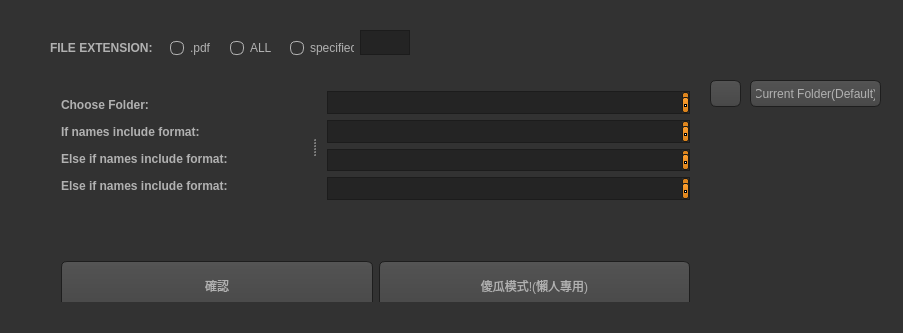
<?xml version="1.0" encoding="UTF-8"?>
<ui version="4.0">
 <class>dd_workClass</class>
 <widget class="QWidget" name="dd_workClass">
  <property name="geometry">
   <rect>
    <x>0</x>
    <y>0</y>
    <width>903</width>
    <height>333</height>
   </rect>
  </property>
  <property name="windowTitle">
   <string>dd_work</string>
  </property>
  <property name="styleSheet">
   <string notr="true">QToolTip
{
     border: 1px solid black;
     background-color: #ffa02f;
     padding: 1px;
     border-radius: 3px;
     opacity: 100;
}

QWidget
{
    color: #b1b1b1;
    background-color: #323232;
}

QWidget:item:hover
{
    background-color: QLinearGradient( x1: 0, y1: 0, x2: 0, y2: 1, stop: 0 #ffa02f, stop: 1 #ca0619);
    color: #000000;
}

QWidget:item:selected
{
    background-color: QLinearGradient( x1: 0, y1: 0, x2: 0, y2: 1, stop: 0 #ffa02f, stop: 1 #d7801a);
}

QMenuBar::item
{
    background: transparent;
}

QMenuBar::item:selected
{
    background: transparent;
    border: 1px solid #ffaa00;
}

QMenuBar::item:pressed
{
    background: #444;
    border: 1px solid #000;
    background-color: QLinearGradient(
        x1:0, y1:0,
        x2:0, y2:1,
        stop:1 #212121,
        stop:0.4 #343434/*,
        stop:0.2 #343434,
        stop:0.1 #ffaa00*/
    );
    margin-bottom:-1px;
    padding-bottom:1px;
}

QMenu
{
    border: 1px solid #000;
}

QMenu::item
{
    padding: 2px 20px 2px 20px;
}

QMenu::item:selected
{
    color: #000000;
}

QWidget:disabled
{
    color: #404040;
    background-color: #323232;
}

QAbstractItemView
{
    background-color: QLinearGradient( x1: 0, y1: 0, x2: 0, y2: 1, stop: 0 #4d4d4d, stop: 0.1 #646464, stop: 1 #5d5d5d);
}

QWidget:focus
{
    /*border: 2px solid QLinearGradient( x1: 0, y1: 0, x2: 0, y2: 1, stop: 0 #ffa02f, stop: 1 #d7801a);*/
}

QLineEdit
{
    background-color: QLinearGradient( x1: 0, y1: 0, x2: 0, y2: 1, stop: 0 #4d4d4d, stop: 0 #646464, stop: 1 #5d5d5d);
    padding: 1px;
    border-style: solid;
    border: 1px solid #1e1e1e;
    border-radius: 5;
}

QPushButton
{
    color: #b1b1b1;
    background-color: QLinearGradient( x1: 0, y1: 0, x2: 0, y2: 1, stop: 0 #565656, stop: 0.1 #525252, stop: 0.5 #4e4e4e, stop: 0.9 #4a4a4a, stop: 1 #464646);
    border-width: 1px;
    border-color: #1e1e1e;
    border-style: solid;
    border-radius: 6;
    padding: 3px;
    font-size: 12px;
    padding-left: 5px;
    padding-right: 5px;
}

QPushButton:pressed
{
    background-color: QLinearGradient( x1: 0, y1: 0, x2: 0, y2: 1, stop: 0 #2d2d2d, stop: 0.1 #2b2b2b, stop: 0.5 #292929, stop: 0.9 #282828, stop: 1 #252525);
}

QComboBox
{
    selection-background-color: #ffaa00;
    background-color: QLinearGradient( x1: 0, y1: 0, x2: 0, y2: 1, stop: 0 #565656, stop: 0.1 #525252, stop: 0.5 #4e4e4e, stop: 0.9 #4a4a4a, stop: 1 #464646);
    border-style: solid;
    border: 1px solid #1e1e1e;
    border-radius: 5;
}

QComboBox:hover,QPushButton:hover
{
    border: 2px solid QLinearGradient( x1: 0, y1: 0, x2: 0, y2: 1, stop: 0 #ffa02f, stop: 1 #d7801a);
}


QComboBox:on
{
    padding-top: 3px;
    padding-left: 4px;
    background-color: QLinearGradient( x1: 0, y1: 0, x2: 0, y2: 1, stop: 0 #2d2d2d, stop: 0.1 #2b2b2b, stop: 0.5 #292929, stop: 0.9 #282828, stop: 1 #252525);
    selection-background-color: #ffaa00;
}

QComboBox QAbstractItemView
{
    border: 2px solid darkgray;
    selection-background-color: QLinearGradient( x1: 0, y1: 0, x2: 0, y2: 1, stop: 0 #ffa02f, stop: 1 #d7801a);
}

QComboBox::drop-down
{
     subcontrol-origin: padding;
     subcontrol-position: top right;
     width: 15px;

     border-left-width: 0px;
     border-left-color: darkgray;
     border-left-style: solid; /* just a single line */
     border-top-right-radius: 3px; /* same radius as the QComboBox */
     border-bottom-right-radius: 3px;
 }

QComboBox::down-arrow
{
     image: url(:/down_arrow.png);
}

QGroupBox:focus
{
border: 2px solid QLinearGradient( x1: 0, y1: 0, x2: 0, y2: 1, stop: 0 #ffa02f, stop: 1 #d7801a);
}

QTextEdit:focus
{
    border: 2px solid QLinearGradient( x1: 0, y1: 0, x2: 0, y2: 1, stop: 0 #ffa02f, stop: 1 #d7801a);
}

QScrollBar:horizontal {
     border: 1px solid #222222;
     background: QLinearGradient( x1: 0, y1: 0, x2: 0, y2: 1, stop: 0.0 #121212, stop: 0.2 #282828, stop: 1 #484848);
     height: 7px;
     margin: 0px 16px 0 16px;
}

QScrollBar::handle:horizontal
{
      background: QLinearGradient( x1: 0, y1: 0, x2: 1, y2: 0, stop: 0 #ffa02f, stop: 0.5 #d7801a, stop: 1 #ffa02f);
      min-height: 20px;
      border-radius: 2px;
}

QScrollBar::add-line:horizontal {
      border: 1px solid #1b1b19;
      border-radius: 2px;
      background: QLinearGradient( x1: 0, y1: 0, x2: 1, y2: 0, stop: 0 #ffa02f, stop: 1 #d7801a);
      width: 14px;
      subcontrol-position: right;
      subcontrol-origin: margin;
}

QScrollBar::sub-line:horizontal {
      border: 1px solid #1b1b19;
      border-radius: 2px;
      background: QLinearGradient( x1: 0, y1: 0, x2: 1, y2: 0, stop: 0 #ffa02f, stop: 1 #d7801a);
      width: 14px;
     subcontrol-position: left;
     subcontrol-origin: margin;
}

QScrollBar::right-arrow:horizontal, QScrollBar::left-arrow:horizontal
{
      border: 1px solid black;
      width: 1px;
      height: 1px;
      background: white;
}

QScrollBar::add-page:horizontal, QScrollBar::sub-page:horizontal
{
      background: none;
}

QScrollBar:vertical
{
      background: QLinearGradient( x1: 0, y1: 0, x2: 1, y2: 0, stop: 0.0 #121212, stop: 0.2 #282828, stop: 1 #484848);
      width: 7px;
      margin: 16px 0 16px 0;
      border: 1px solid #222222;
}

QScrollBar::handle:vertical
{
      background: QLinearGradient( x1: 0, y1: 0, x2: 0, y2: 1, stop: 0 #ffa02f, stop: 0.5 #d7801a, stop: 1 #ffa02f);
      min-height: 20px;
      border-radius: 2px;
}

QScrollBar::add-line:vertical
{
      border: 1px solid #1b1b19;
      border-radius: 2px;
      background: QLinearGradient( x1: 0, y1: 0, x2: 0, y2: 1, stop: 0 #ffa02f, stop: 1 #d7801a);
      height: 14px;
      subcontrol-position: bottom;
      subcontrol-origin: margin;
}

QScrollBar::sub-line:vertical
{
      border: 1px solid #1b1b19;
      border-radius: 2px;
      background: QLinearGradient( x1: 0, y1: 0, x2: 0, y2: 1, stop: 0 #d7801a, stop: 1 #ffa02f);
      height: 14px;
      subcontrol-position: top;
      subcontrol-origin: margin;
}

QScrollBar::up-arrow:vertical, QScrollBar::down-arrow:vertical
{
      border: 1px solid black;
      width: 1px;
      height: 1px;
      background: white;
}


QScrollBar::add-page:vertical, QScrollBar::sub-page:vertical
{
      background: none;
}

QTextEdit
{
    background-color: #242424;
}

QPlainTextEdit
{
    background-color: #242424;
}

QHeaderView::section
{
    background-color: QLinearGradient(x1:0, y1:0, x2:0, y2:1, stop:0 #616161, stop: 0.5 #505050, stop: 0.6 #434343, stop:1 #656565);
    color: white;
    padding-left: 4px;
    border: 1px solid #6c6c6c;
}

QCheckBox:disabled
{
color: #414141;
}

QDockWidget::title
{
    text-align: center;
    spacing: 3px; /* spacing between items in the tool bar */
    background-color: QLinearGradient(x1:0, y1:0, x2:0, y2:1, stop:0 #323232, stop: 0.5 #242424, stop:1 #323232);
}

QDockWidget::close-button, QDockWidget::float-button
{
    text-align: center;
    spacing: 1px; /* spacing between items in the tool bar */
    background-color: QLinearGradient(x1:0, y1:0, x2:0, y2:1, stop:0 #323232, stop: 0.5 #242424, stop:1 #323232);
}

QDockWidget::close-button:hover, QDockWidget::float-button:hover
{
    background: #242424;
}

QDockWidget::close-button:pressed, QDockWidget::float-button:pressed
{
    padding: 1px -1px -1px 1px;
}

QMainWindow::separator
{
    background-color: QLinearGradient(x1:0, y1:0, x2:0, y2:1, stop:0 #161616, stop: 0.5 #151515, stop: 0.6 #212121, stop:1 #343434);
    color: white;
    padding-left: 4px;
    border: 1px solid #4c4c4c;
    spacing: 3px; /* spacing between items in the tool bar */
}

QMainWindow::separator:hover
{

    background-color: QLinearGradient(x1:0, y1:0, x2:0, y2:1, stop:0 #d7801a, stop:0.5 #b56c17 stop:1 #ffa02f);
    color: white;
    padding-left: 4px;
    border: 1px solid #6c6c6c;
    spacing: 3px; /* spacing between items in the tool bar */
}

QToolBar::handle
{
     spacing: 3px; /* spacing between items in the tool bar */
     background: url(:/images/handle.png);
}

QMenu::separator
{
    height: 2px;
    background-color: QLinearGradient(x1:0, y1:0, x2:0, y2:1, stop:0 #161616, stop: 0.5 #151515, stop: 0.6 #212121, stop:1 #343434);
    color: white;
    padding-left: 4px;
    margin-left: 10px;
    margin-right: 5px;
}

QProgressBar
{
    border: 2px solid grey;
    border-radius: 5px;
    text-align: center;
}

QProgressBar::chunk
{
    background-color: #d7801a;
    width: 2.15px;
    margin: 0.5px;
}

QTabBar::tab {
    color: #b1b1b1;
    border: 1px solid #444;
    border-bottom-style: none;
    background-color: #323232;
    padding-left: 10px;
    padding-right: 10px;
    padding-top: 3px;
    padding-bottom: 2px;
    margin-right: -1px;
}

QTabWidget::pane {
    border: 1px solid #444;
    top: 1px;
}

QTabBar::tab:last
{
    margin-right: 0; /* the last selected tab has nothing to overlap with on the right */
    border-top-right-radius: 3px;
}

QTabBar::tab:first:!selected
{
 margin-left: 0px; /* the last selected tab has nothing to overlap with on the right */


    border-top-left-radius: 3px;
}

QTabBar::tab:!selected
{
    color: #b1b1b1;
    border-bottom-style: solid;
    margin-top: 3px;
    background-color: QLinearGradient(x1:0, y1:0, x2:0, y2:1, stop:1 #212121, stop:.4 #343434);
}

QTabBar::tab:selected
{
    border-top-left-radius: 3px;
    border-top-right-radius: 3px;
    margin-bottom: 0px;
}

QTabBar::tab:!selected:hover
{
    /*border-top: 2px solid #ffaa00;
    padding-bottom: 3px;*/
    border-top-left-radius: 3px;
    border-top-right-radius: 3px;
    background-color: QLinearGradient(x1:0, y1:0, x2:0, y2:1, stop:1 #212121, stop:0.4 #343434, stop:0.2 #343434, stop:0.1 #ffaa00);
}

QRadioButton::indicator:checked, QRadioButton::indicator:unchecked{
    color: #b1b1b1;
    background-color: #323232;
    border: 1px solid #b1b1b1;
    border-radius: 6px;
}

QRadioButton::indicator:checked
{
    background-color: qradialgradient(
        cx: 0.5, cy: 0.5,
        fx: 0.5, fy: 0.5,
        radius: 1.0,
        stop: 0.25 #ffaa00,
        stop: 0.3 #323232
    );
}

QCheckBox::indicator{
    color: #b1b1b1;
    background-color: #323232;
    border: 1px solid #b1b1b1;
    width: 9px;
    height: 9px;
}

QRadioButton::indicator
{
    border-radius: 6px;
}

QRadioButton::indicator:hover, QCheckBox::indicator:hover
{
    border: 1px solid #ffaa00;
}

QCheckBox::indicator:checked
{
    image:url(:/images/checkbox.png);
}

QCheckBox::indicator:disabled, QRadioButton::indicator:disabled
{
    border: 1px solid #444;
}
</string>
  </property>
  <widget class="QPushButton" name="browse_folder">
   <property name="geometry">
    <rect>
     <x>710</x>
     <y>80</y>
     <width>31</width>
     <height>27</height>
    </rect>
   </property>
   <property name="minimumSize">
    <size>
     <width>0</width>
     <height>27</height>
    </size>
   </property>
   <property name="maximumSize">
    <size>
     <width>16777215</width>
     <height>26</height>
    </size>
   </property>
   <property name="text">
    <string/>
   </property>
   <property name="icon">
    <iconset resource="dd_work.qrc">
     <normaloff>:/dd_work/Resources/folder_icon.png</normaloff>:/dd_work/Resources/folder_icon.png</iconset>
   </property>
  </widget>
  <widget class="QPushButton" name="current_folder">
   <property name="geometry">
    <rect>
     <x>750</x>
     <y>80</y>
     <width>131</width>
     <height>27</height>
    </rect>
   </property>
   <property name="sizePolicy">
    <sizepolicy hsizetype="Expanding" vsizetype="Fixed">
     <horstretch>0</horstretch>
     <verstretch>0</verstretch>
    </sizepolicy>
   </property>
   <property name="text">
    <string>Current Folder(Default)</string>
   </property>
  </widget>
  <widget class="QLabel" name="label_5">
   <property name="geometry">
    <rect>
     <x>50</x>
     <y>40</y>
     <width>108</width>
     <height>16</height>
    </rect>
   </property>
   <property name="text">
    <string>&lt;html&gt;&lt;head/&gt;&lt;body&gt;&lt;p&gt;&lt;span style=&quot; font-weight:600;&quot;&gt;FILE EXTENSION:&lt;/span&gt;&lt;/p&gt;&lt;/body&gt;&lt;/html&gt;</string>
   </property>
  </widget>
  <widget class="QTextEdit" name="extension">
   <property name="geometry">
    <rect>
     <x>360</x>
     <y>30</y>
     <width>50</width>
     <height>25</height>
    </rect>
   </property>
   <property name="minimumSize">
    <size>
     <width>0</width>
     <height>25</height>
    </size>
   </property>
   <property name="maximumSize">
    <size>
     <width>50</width>
     <height>26</height>
    </size>
   </property>
  </widget>
  <widget class="QRadioButton" name="radioButton">
   <property name="geometry">
    <rect>
     <x>170</x>
     <y>40</y>
     <width>42</width>
     <height>16</height>
    </rect>
   </property>
   <property name="text">
    <string>.pdf</string>
   </property>
  </widget>
  <widget class="QRadioButton" name="radioButton_2">
   <property name="geometry">
    <rect>
     <x>230</x>
     <y>40</y>
     <width>45</width>
     <height>16</height>
    </rect>
   </property>
   <property name="text">
    <string>ALL</string>
   </property>
  </widget>
  <widget class="QRadioButton" name="radioButton_3">
   <property name="geometry">
    <rect>
     <x>290</x>
     <y>40</y>
     <width>64</width>
     <height>16</height>
    </rect>
   </property>
   <property name="text">
    <string>specified</string>
   </property>
  </widget>
  <widget class="QSplitter" name="splitter">
   <property name="geometry">
    <rect>
     <x>50</x>
     <y>80</y>
     <width>651</width>
     <height>131</height>
    </rect>
   </property>
   <property name="sizePolicy">
    <sizepolicy hsizetype="Preferred" vsizetype="Minimum">
     <horstretch>0</horstretch>
     <verstretch>0</verstretch>
    </sizepolicy>
   </property>
   <property name="orientation">
    <enum>Qt::Horizontal</enum>
   </property>
   <widget class="QWidget" name="">
    <property name="sizePolicy">
     <sizepolicy hsizetype="Minimum" vsizetype="Preferred">
      <horstretch>0</horstretch>
      <verstretch>0</verstretch>
     </sizepolicy>
    </property>
    <layout class="QVBoxLayout" name="verticalLayout">
     <item>
      <widget class="QLabel" name="label">
       <property name="sizePolicy">
        <sizepolicy hsizetype="Preferred" vsizetype="Fixed">
         <horstretch>0</horstretch>
         <verstretch>0</verstretch>
        </sizepolicy>
       </property>
       <property name="text">
        <string>&lt;html&gt;&lt;head/&gt;&lt;body&gt;&lt;p&gt;&lt;span style=&quot; font-weight:600;&quot;&gt;Choose Folder:&lt;/span&gt;&lt;/p&gt;&lt;/body&gt;&lt;/html&gt;</string>
       </property>
      </widget>
     </item>
     <item>
      <widget class="QLabel" name="label_2">
       <property name="sizePolicy">
        <sizepolicy hsizetype="Preferred" vsizetype="Fixed">
         <horstretch>0</horstretch>
         <verstretch>0</verstretch>
        </sizepolicy>
       </property>
       <property name="text">
        <string>&lt;html&gt;&lt;head/&gt;&lt;body&gt;&lt;p&gt;&lt;span style=&quot; font-weight:600;&quot;&gt;If names include format:&lt;/span&gt;&lt;/p&gt;&lt;/body&gt;&lt;/html&gt;</string>
       </property>
      </widget>
     </item>
     <item>
      <widget class="QLabel" name="label_3">
       <property name="sizePolicy">
        <sizepolicy hsizetype="Preferred" vsizetype="Fixed">
         <horstretch>0</horstretch>
         <verstretch>0</verstretch>
        </sizepolicy>
       </property>
       <property name="text">
        <string>&lt;html&gt;&lt;head/&gt;&lt;body&gt;&lt;p&gt;&lt;span style=&quot; font-weight:600;&quot;&gt;Else if names include format:&lt;/span&gt;&lt;/p&gt;&lt;/body&gt;&lt;/html&gt;</string>
       </property>
      </widget>
     </item>
     <item>
      <widget class="QLabel" name="label_4">
       <property name="sizePolicy">
        <sizepolicy hsizetype="Preferred" vsizetype="Fixed">
         <horstretch>0</horstretch>
         <verstretch>0</verstretch>
        </sizepolicy>
       </property>
       <property name="text">
        <string>&lt;html&gt;&lt;head/&gt;&lt;body&gt;&lt;p&gt;&lt;span style=&quot; font-weight:600;&quot;&gt;Else if names include format:&lt;/span&gt;&lt;/p&gt;&lt;/body&gt;&lt;/html&gt;</string>
       </property>
      </widget>
     </item>
    </layout>
   </widget>
   <widget class="QWidget" name="">
    <layout class="QFormLayout" name="formLayout">
     <item row="0" column="0" colspan="2">
      <widget class="QTextEdit" name="selected_folder">
       <property name="sizePolicy">
        <sizepolicy hsizetype="Preferred" vsizetype="Fixed">
         <horstretch>0</horstretch>
         <verstretch>0</verstretch>
        </sizepolicy>
       </property>
      </widget>
     </item>
     <item row="1" column="0" colspan="2">
      <widget class="QTextEdit" name="first_input">
       <property name="sizePolicy">
        <sizepolicy hsizetype="Preferred" vsizetype="Fixed">
         <horstretch>0</horstretch>
         <verstretch>0</verstretch>
        </sizepolicy>
       </property>
      </widget>
     </item>
     <item row="2" column="0" colspan="2">
      <widget class="QTextEdit" name="sec_input">
       <property name="sizePolicy">
        <sizepolicy hsizetype="Preferred" vsizetype="Fixed">
         <horstretch>0</horstretch>
         <verstretch>0</verstretch>
        </sizepolicy>
       </property>
      </widget>
     </item>
     <item row="3" column="0" colspan="2">
      <widget class="QTextEdit" name="third_input">
       <property name="sizePolicy">
        <sizepolicy hsizetype="Preferred" vsizetype="Fixed">
         <horstretch>0</horstretch>
         <verstretch>0</verstretch>
        </sizepolicy>
       </property>
      </widget>
     </item>
    </layout>
   </widget>
  </widget>
  <widget class="QWidget" name="">
   <property name="geometry">
    <rect>
     <x>50</x>
     <y>250</y>
     <width>651</width>
     <height>52</height>
    </rect>
   </property>
   <layout class="QHBoxLayout" name="horizontalLayout">
    <item>
     <widget class="QPushButton" name="pushButton">
      <property name="minimumSize">
       <size>
        <width>0</width>
        <height>50</height>
       </size>
      </property>
      <property name="text">
       <string>確認</string>
      </property>
     </widget>
    </item>
    <item>
     <widget class="QPushButton" name="pushButton_2">
      <property name="minimumSize">
       <size>
        <width>0</width>
        <height>50</height>
       </size>
      </property>
      <property name="text">
       <string>傻瓜模式!(懶人專用)</string>
      </property>
     </widget>
    </item>
   </layout>
  </widget>
  <zorder>browse_folder</zorder>
  <zorder>current_folder</zorder>
  <zorder>pushButton_2</zorder>
  <zorder>layoutWidget</zorder>
  <zorder>pushButton</zorder>
  <zorder>label_5</zorder>
  <zorder>extension</zorder>
  <zorder></zorder>
  <zorder></zorder>
  <zorder></zorder>
  <zorder>current_folder</zorder>
  <zorder>browse_folder</zorder>
  <zorder>label_4</zorder>
  <zorder></zorder>
  <zorder></zorder>
  <zorder>pushButton_2</zorder>
  <zorder>radioButton</zorder>
  <zorder>radioButton_2</zorder>
  <zorder>radioButton_3</zorder>
 </widget>
 <layoutdefault spacing="6" margin="11"/>
 <resources>
  <include location="dd_work.qrc"/>
 </resources>
 <connections/>
</ui>
